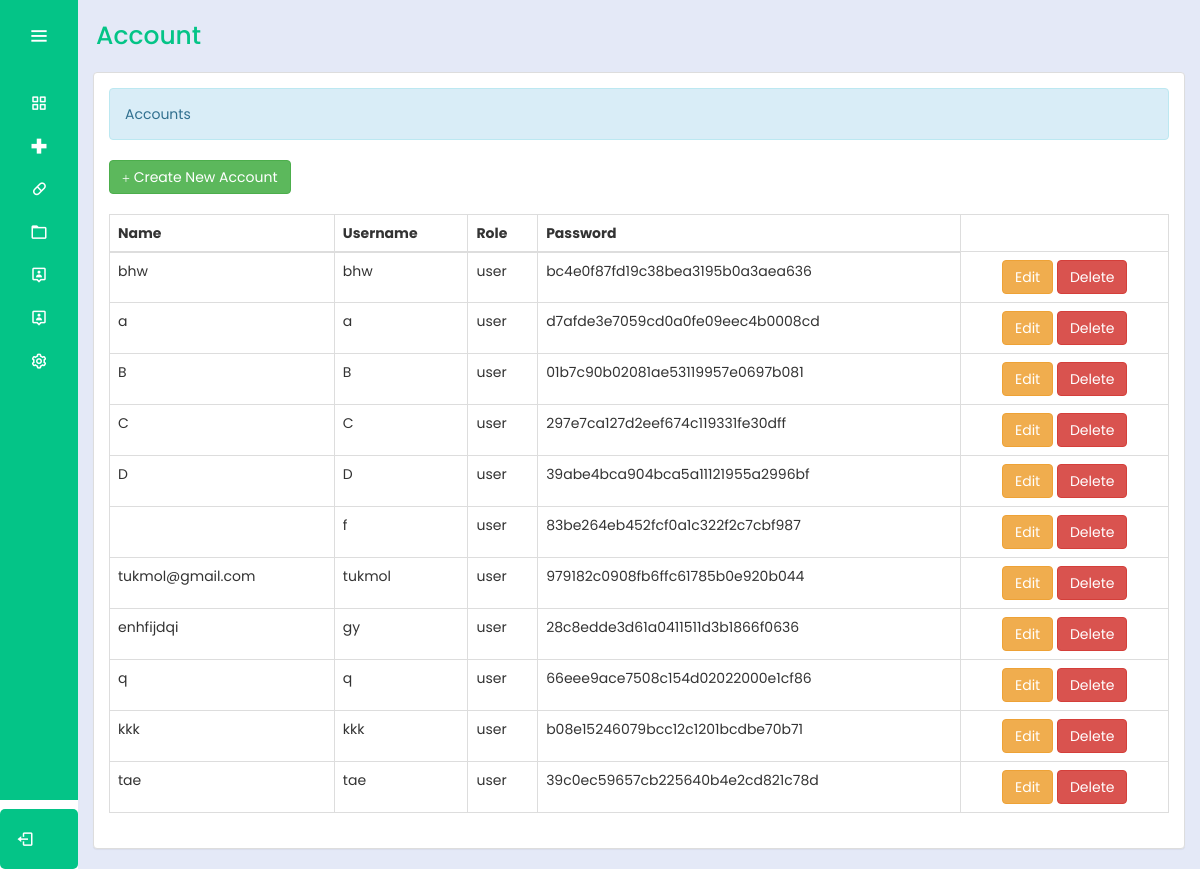
Page /admin/account.php (signed in) on the committed database.
### tables this page shows
CREATE TABLE `users` (
  `id` int(11) NOT NULL,
  `role` enum('user','admin') NOT NULL,
  `username` varchar(255) NOT NULL,
  `password` varchar(255) NOT NULL,
  `name` varchar(255) NOT NULL,
  `usertype` int(2) NOT NULL
);

### admin/account.php (the view, shortened to what this page needs)
<?php
@include "../connection/connect.php";
if(isset($_SESSION['user_data'])){
?>
<!DOCTYPE html>
<html lang="en">
<head>
  <link rel="stylesheet" href="../cssmainmenu/style.css">
  <link href='https://unpkg.com/boxicons@2.1.4/css/boxicons.min.css' rel='stylesheet'>
  <link rel = "stylesheet" type = "text/css" href = "../css/bootstrap.css " />
 <link rel = "stylesheet" type = "text/css" href = "../css/style.css" />
</head>
<body>
  <div class="sidebar">
    <div class="logo_details">
      <i class="bx bx-menu" id="btn"></i>
    </div>
    <ul class="nav-list">
      <li>
        <a href="Dashboard.php">
          <i class="bx bx-grid-alt"></i>
        </a>
      </li>
      <li>
        <a href="medicinerecords.php">
          <i class="bx bx-plus-medical"></i>
        </a>
      </li>
      <li>
        <a href="Contraceptives.php">
          <i class="bx bx-capsule"></i>
        </a>
      </li>
      <li>
        <a href="records.php">
          <i class="bx bx-folder"></i>
        </a>
      </li>
      <li>
          <a href="RegisteredUserAdmin.php">
            <i class="bx bx-user-pin"></i>
          </a>
      </li>
        <li>
          <a href="account.php">
            <i class="bx bx-user-pin"></i>
          </a>
        </li>
        <li>
        <a href="#">
          <i class="bx bx-cog"></i>
        </a>
      </li>
      <li class="profile">
          <div class="profile_details">
          <div class="profile_content">
          <div class="name"><?php echo $_SESSION['user_data']['name']; ?></div>
        </div>
          </div>
          <a href="../logout.php" id="log_out">
          <i class="bx bx-log-out"></i>
      </a>
      </li>
    </ul>
  </div>
  <section class="home-section">
    <div class="text">Account</div>
    <div class = "container-fluid">
		<div class = "panel panel-default">
			<div class = "panel-body">
				<div class = "alert alert-info">Accounts</div>
				<a class = "btn btn-success" href = "add_account.php"><i class = "glyphicon glyphicon-plus"></i> Create New Account</a>
				<br />
				<br />
				<table id = "table" class = "table table-bordered">
					<thead>
						<tr>
						<th>Name</th>
							<th>Username</th>
							<th>Role</th>
							<th>Password</th>
						</tr>
					</thead>
					<tbody>
						<?php
							$query = $conn->query("SELECT * FROM `users` WHERE role ='user'") or die(mysqli_error());
							while($fetch = $query->fetch_array()){
						?>
						<tr>
						<td><?php echo $fetch['username']?></td>
							<td><?php echo $fetch['name']?></td>
							<td><?php echo $fetch['role']?></td>
							<td><?php echo md5($fetch['password'])?></td>
							<td><center><a class = "btn btn-warning" href = "edit_account.php?id=<?php echo $fetch['id']?>"> Edit</a> <a class = "btn btn-danger" onclick = "confirmationDelete(this); return false;" href = "../admin_query/delete_account.php?id=<?php echo $fetch['id']?>"> Delete</a></center></td>
						</tr>
						<?php
							}
						?>
					</tbody>
				</table>
			</div>
		</div>
	</div>
  </section>
</body>
</html>
<?php
}
else{
	header("Location:.././index.php?error=UnAuthorized Access");
}

### cssmainmenu/style.css (style rules this page uses)
:root { --color-default: #04c487; --color-second:#04c487; --color-white:#fff; --color-body:#e4e9f7; --color-light:#e0e0e0; }
* { padding: 0%; margin: 0%; box-sizing: border-box; font-family: 'Poppins', sans-serif; }
body { min-height: 100vh; }
.sidebar { min-height: 100vh; width: 78px; padding: 6px 14px; z-index: 99; background-color: var(--color-default); transition: all .5s ease; position: fixed; top:0; left: 0; }
.sidebar .logo_details { height: 60px; display: flex; align-items: center; position: relative; }
.sidebar .logo_details #btn { position: absolute; top:50%; right: 0; transform: translateY(-50%); font-size: 23px; text-align: center; cursor: pointer; transition: all .5s ease; }
.sidebar i { color:var(--color-white); height: 60px; line-height: 60px; min-width: 50px; font-size: 25px; text-align: center; }
.sidebar .nav-list { margin-top: 20px; height: 100%; }
.sidebar li { position: relative; margin:8px 0; list-style: none; }
.sidebar li a { display: flex; height: 100%; width: 100%; align-items: center; text-decoration: none; background-color: var(--color-default); position: relative; transition: all .5s ease; z-index: 12; }
.sidebar li a::after { content: ""; position: absolute; width: 100%; height: 100%; transform: scaleX(0); background-color: var(--color-white); border-radius: 5px; transition: transform 0.3s ease-in-out; transform-origin: left; z-index: -2; }
.sidebar li i { height: 35px; line-height: 35px; font-size: 18px; border-radius: 5px; }
.sidebar li.profile { position: fixed; height: 60px; width: 78px; left: 0; bottom:-8px; padding:10px 14px; overflow: hidden; transition: all .5s ease; }
.sidebar .profile .profile_details { display: flex; align-items: center; flex-wrap: nowrap; }
.sidebar li.profile .name, .sidebar li.profile .designation { font-size: 15px; font-weight: 400; color:var(--color-white); white-space: nowrap; }
.sidebar .profile #log_out { position: absolute; top:50%; right: 0; transform: translateY(-50%); background-color: var(--color-second); width: 100%; height: 60px; line-height: 60px; border-radius: 5px; cursor: pointer; transition: all 0.5s ease; }
.home-section { position: relative; background-color: var(--color-body); min-height: 100vh; top:0; left:78px; width: calc(100% - 78px); transition: all .5s ease; z-index: 2; }
.home-section .text { display: inline-block; color:var(--color-default); font-size: 25px; font-weight: 500; margin: 18px; }

### rows in the picture
users: username "bhw", name "bhw", role "user", password "bc4e0f87fd19c38bea3195b0a3aea636"
users: username "a", name "a", role "user", password "d7afde3e7059cd0a0fe09eec4b0008cd"
users: username "B", name "B", role "user", password "01b7c90b02081ae53119957e0697b081"
users: username "C", name "C", role "user", password "297e7ca127d2eef674c119331fe30dff"
users: username "D", name "D", role "user", password "39abe4bca904bca5a11121955a2996bf"
users: name "f", role "user", password "83be264eb452fcf0a1c322f2c7cbf987"
users: username "tukmol@gmail.com", name "tukmol", role "user", password "979182c0908fb6ffc61785b0e920b044"
users: username "enhfijdqi", name "gy", role "user", password "28c8edde3d61a0411511d3b1866f0636"
users: username "q", name "q", role "user", password "66eee9ace7508c154d02022000e1cf86"
users: username "kkk", name "kkk", role "user", password "b08e15246079bcc12c1201bcdbe70b71"
users: username "tae", name "tae", role "user", password "39c0ec59657cb225640b4e2cd821c78d"
